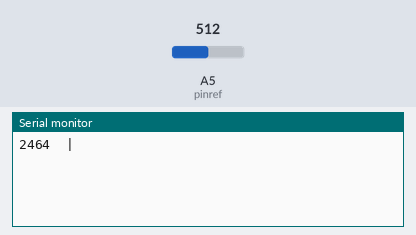
Recording of a sketch running on a simulated Arduino Uno, built with avr-gcc and run on an emulated ATmega328P. Shown: the last lines printed to the serial monitor. The inputs (shaded band) are chosen by the test bench; at power-on: A5 (pinref) = 512.

Above: at 2.8 s.
2.9 s: A5 (pinref) set to 716
At 4.3 s:
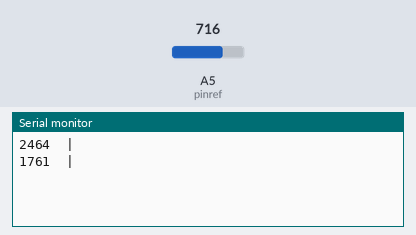
4.4 s: A5 (pinref) set to 900
At 6.9 s:
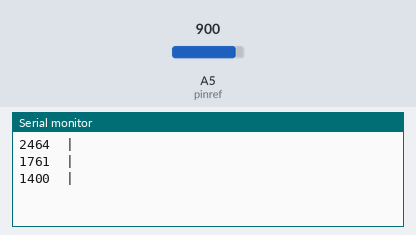
Timing chart, 0 to 8.4 s (numbered marks = the images above; inputs shaded):
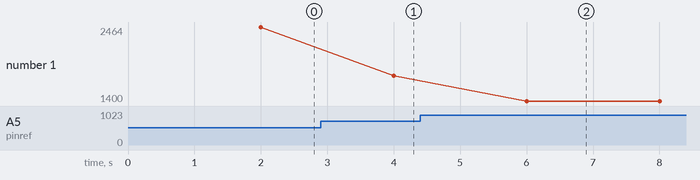

Measured:
- after the input at 2.9 s, the serial monitor: prints a new line after 1.1 s (image 1)
- after the input at 4.4 s, the serial monitor: prints a new line after 1.6 s (image 2)
- plotted number 1: 2464 → 1761 after the input at 2.9 s, 1761 → 1400 after the input at 4.4 s

The sketch:

TemperatureSensor.ino
```cpp
//                              0    1    2    3    4    5    6    7     8     9    10
int           centigrade[] = {-40, -30, -20, -10,   0,  10,  20,  25,   30,   40,   50};
unsigned long resistance[] = {562, 617, 677, 740, 807, 877, 951, 990, 1029, 1111, 1196};
unsigned int  num_steps    = sizeof(centigrade)/sizeof(int);

unsigned long rvcc = 5000;
unsigned long rref = 1200;
unsigned long vref = 1231;
unsigned long vcc  =    0;

unsigned int pinref = A5;

void setup() {
  Serial.begin(9600);
  analogReference(EXTERNAL);
}

double toVoltsSimple(unsigned long x){
  // Convert ADC units to a voltage, without any amplification stuff.
  return vcc * x / 1023.0;
}

double toVoltsWithOpAmp(unsigned long x){
  // Convert ADC units to a voltage, reading amplified data.
  // See https://de.wikipedia.org/wiki/Operationsverst%C3%A4rker#Nichtinvertierender_Verst.C3.A4rker_.28Elektrometerverst.C3.A4rker.29
  // The voltage we're reading is the input voltage amplified by v = (1 + rvcc / rref).
  return toVoltsSimple(x) / (1 + (rvcc / (double)rref));
}

double toCentigrade(unsigned long vin){
  // Find the interval we're in
  double vupper;
  double vlower;
  unsigned long rgnd;
  int idx;
  for( idx = 1; idx < num_steps; idx++ ){
    // vupper is the voltage at the upper boundary, vlower the one at the lower boundary.
    rgnd = resistance[idx];
    vupper = vcc * rgnd / (double)(rvcc + rgnd);

    rgnd = resistance[idx - 1];
    vlower = vcc * rgnd / (double)(rvcc + rgnd);

    if(vlower <= vin && vin < vupper){
      break;
    }
  }

  // We're in [idx - 1:idx]. Interpolate where exactly
  double partial = (vin - vlower) / (vupper - vlower);
  int    cupper = centigrade[idx];
  int    clower = centigrade[idx - 1];
  return clower + (partial * (cupper - clower));
}

unsigned long analogSafeRead(int pin){
  analogRead(pin);         // Switch adc input mux
  delay(2000);              // Allow the value to settle
  return analogRead(pin);  // Read the value
}

void readTemp(int analogInPin){
  unsigned long sensorValue = analogSafeRead(analogInPin);
  double vin = toVoltsSimple(sensorValue);

  // print the results to the serial monitor:
  Serial.print("sensor = " );
  Serial.print(sensorValue);
  Serial.print("\t volts = ");
  Serial.print(vin);
  Serial.print("\t temp = ");
  Serial.print(toCentigrade(vin));
}

void readTempTheCoolWay(int analogInPin){
  unsigned long sensorValue = analogSafeRead(analogInPin);
  double vin = toVoltsWithOpAmp(sensorValue);

  // print the results to the serial monitor:
  Serial.print("sensor = " );
  Serial.print(sensorValue);
  Serial.print("\t volts = ");
  Serial.print(vin);
  Serial.print("\t temp = ");
  Serial.print(toCentigrade(vin));
}

void loop() {
  vcc = vref * 1023 / (analogSafeRead(pinref) - 1);

  Serial.print(vcc);
  Serial.print("\t|\t");
  Serial.print("\n"); return;

  readTemp(A0);
  Serial.print("\t|\t");

//  readTemp(A1);
//  Serial.print("\t");

  readTempTheCoolWay(A2);
  Serial.println();
  delay(1000);
}
```
